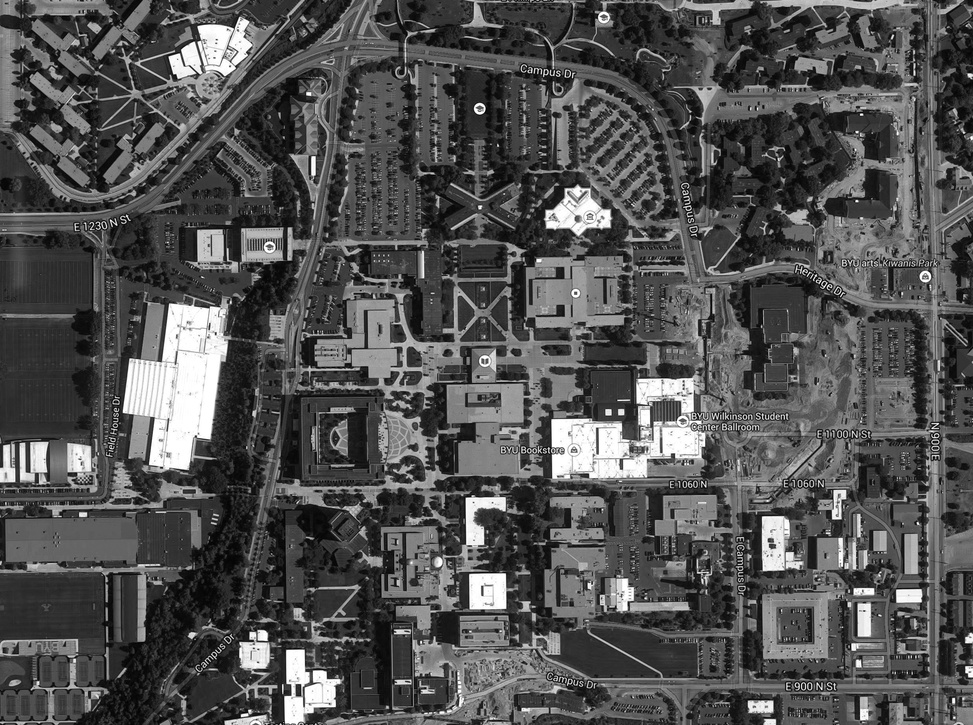
%> input picture BYU.jpg, 973 x 725 px, shrunk from 2048 x 1525 before the run
$ octave template_match.m   (GNU Octave 9; MATLAB toolbox functions it lacks are replaced by stand-ins)
%> lines starting %> are read from the running program, lines starting %| are printed output that depends on the picture
byu = imread('BYU.jpg');
%> byu is the input picture: size 725x973 uint8; min 0, max 255, mean 82
template = imread('admin_template.jpg');
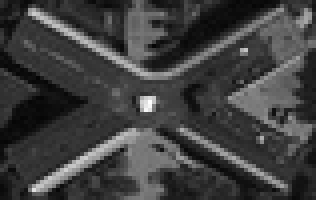
%> input picture admin_template.jpg, 79 x 50 px, shrunk from 166 x 106 before the run (shown 4 times larger)
%> template is the input picture: size 50x79 uint8; min 4, max 254, mean 63.2
[by, bx] = size(byu);
%> by = 725; bx = 973
[ty, tx] = size(template);
%> ty = 50; tx = 79
Ga = fft2(byu);
Gb = fft2(template, by, bx);
c = real(ifft2((Ga.*conj(Gb))./abs(Ga.*conj(Gb))));
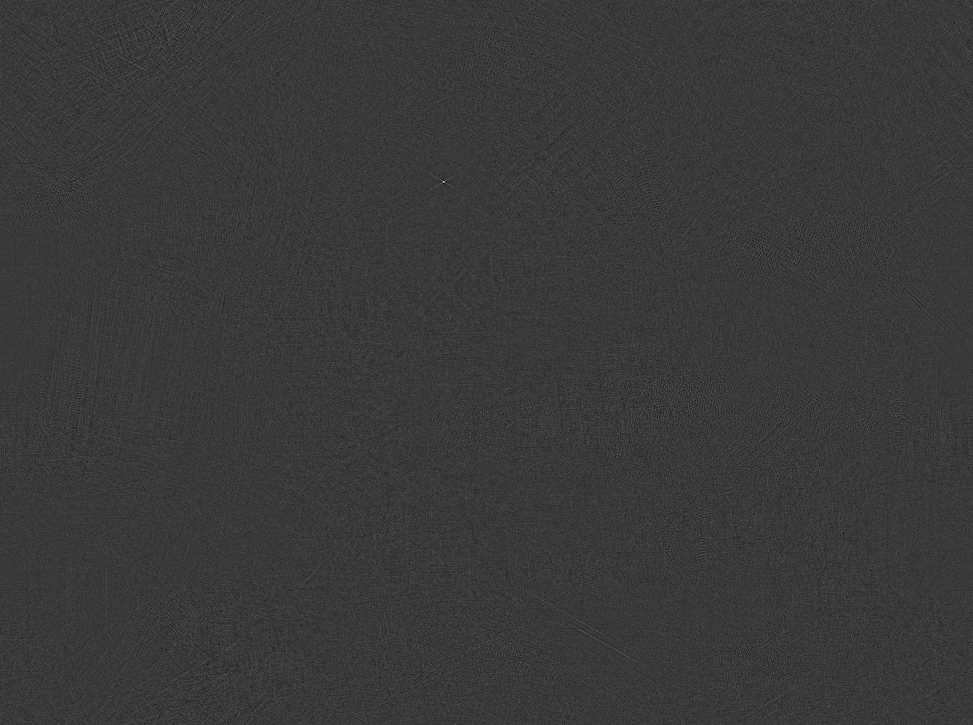
%> c: size 725x973 double; min -0.0108, max 0.0371, mean 1.42e-06; drawn with min black and max white
[ypeak, xpeak] = find(c == max(c(:)));
%> ypeak = 182; xpeak = 444
